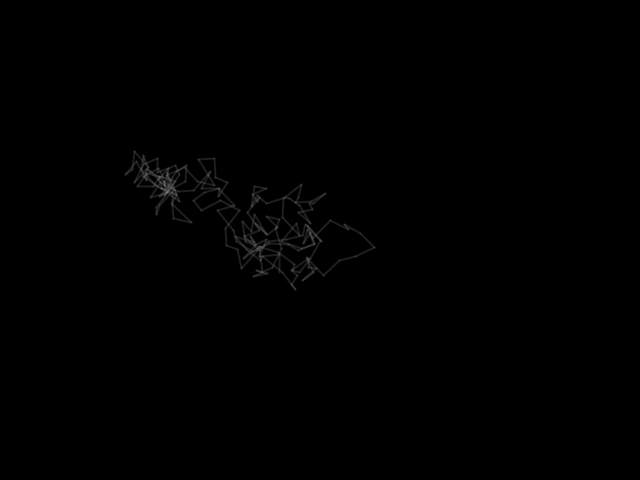
Frame 1 (no input)
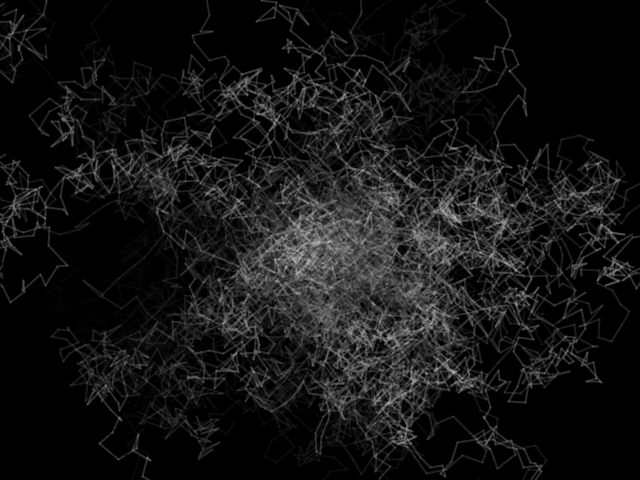
Frame 60 (the mouse pressed at the canvas centre just before this capture)
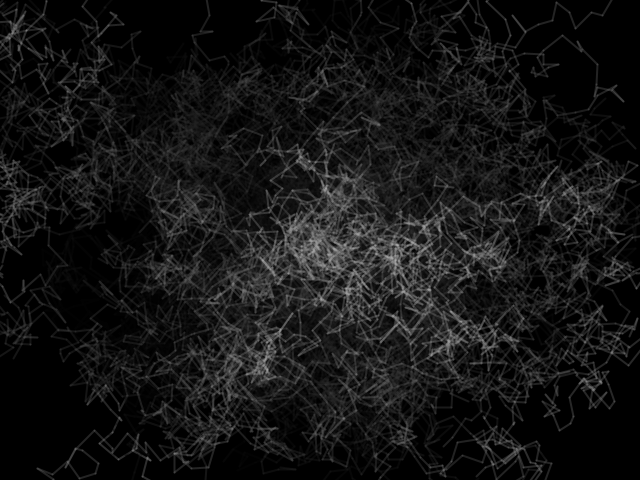
Frame 120 (the mouse held since frame 60 and released just before this capture)

The Processing sketch that drew these frames (run headless with seeded random() and noise(); from frame 60 on, the mouse is pressed at the canvas centre):

// Processing sketch: processing_63564
// ── processing_63564.pde

float x1, y1, x2, y2;
int leng = 20;
int count = 0;

void setup() {  
  size(640, 480);
  background(0);
  frameRate(7);
}


void draw() {  
  int iL = 200;
  
  strokeWeight(2);
  stroke(random(255-15), 50);

  x1 = width/2;
  y1 = height/2;
  for (int i = 0; i < iL; i++) {    
    x2 = x1 + random(leng * (-1), leng);
    y2 = y1 + random(leng * (-1), leng);
    line(x1, y1, x2, y2);
    
    if (x2 <= width && x2 >= 0 ) {
      x1 = x2;
    }
    if (y2 <= height && y2 >= 0 ) {
      y1 = y2;
    }
    else {
      x1 = y1 = random(width);
    }    
  }
  count += 1;
  if (count > 100) {
    reset();
    count = 0;
  }
}


void reset( ) {
  noStroke();
  fill(0, 50);
  ellipseMode(CENTER);
  int L = 10;
  for (int i = 0; i < L; i++) {
    ellipse( width/2, height/2, width - i*width/L, height - i*height/L);
  }
}
